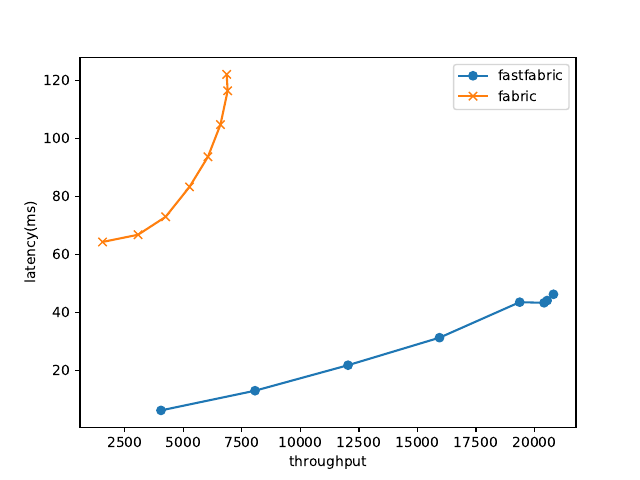

This chart was generated by the following Python code:
import numpy as np
import matplotlib.pyplot as plt
import sys

ff_tps = []
endorse_latency = []
commit_latency = []
with open("logs/ff/performance/log.log") as f: 
    for line in f.readlines():
        if line.startswith("ave"):
            temp = line.split()
            ff_tps.append(float(temp[-1]))
        if "endorse " in line:
            endorse_latency.append(float(line.split()[-1]))
        if "commit " in line:
            commit_latency.append(float(line.split()[-1]))

ff_latency = []
for i in range(0, len(endorse_latency), 5):
    temp = []
    for j in range(5): 
        idx = i + j
        temp.append(endorse_latency[idx] + commit_latency[idx])
    ff_latency.append(np.mean(temp))

fabric_tps = []
endorse_latency = []
commit_latency = []
with open("logs/fabric/log.log") as f: 
    for line in f.readlines():
        if line.startswith("ave"):
            temp = line.split()
            fabric_tps.append(float(temp[-1]))
        if "endorse " in line:
            endorse_latency.append(float(line.split()[-1]))
        if "commit " in line:
            commit_latency.append(float(line.split()[-1]))

fabric_latency = []
for i in range(0, len(endorse_latency), 5):
    temp = []
    for j in range(5): 
        idx = i + j
        temp.append(endorse_latency[idx] + commit_latency[idx])
    
    fabric_latency.append(np.mean(temp))
    print(temp)
plt.plot(ff_tps, ff_latency, marker='o', label="fastfabric")
plt.plot(fabric_tps, fabric_latency, marker='x', label="fabric")
plt.xlabel("throughput")
plt.ylabel("latency(ms)")
plt.legend()
plt.savefig("figure/fig3.pdf")
